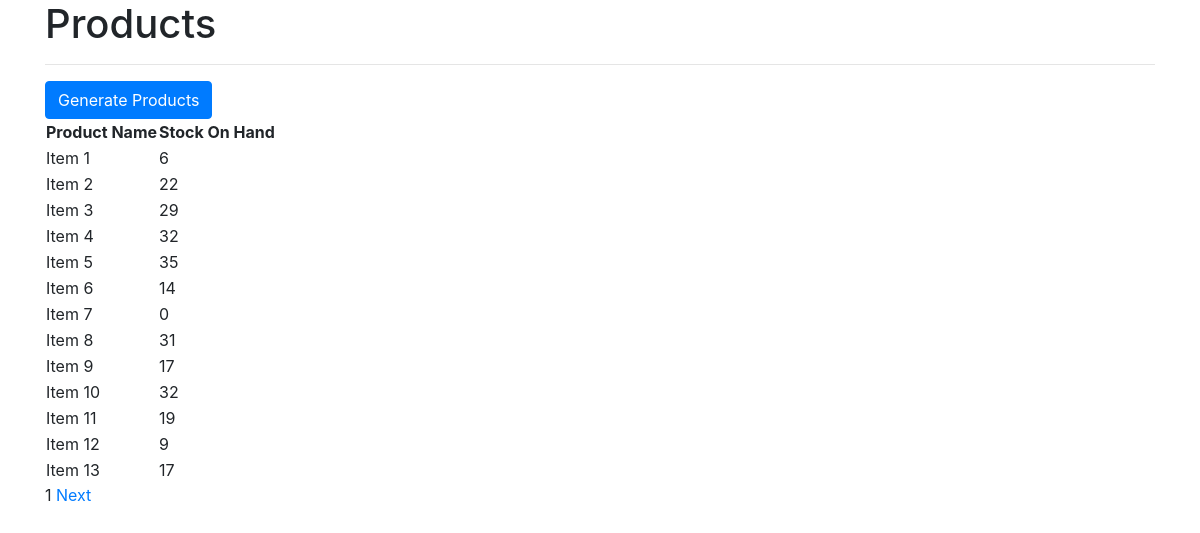
The app's page /generate_products/ with its own data.
### inventory/models.py (models this page shows, shortened)
class Products(models.Model):
    product_name = models.CharField(max_length=100)
    stock_on_hand  = models.IntegerField()

### inventory/views.py (the view)
# urls.py: path('generate_products/', views.generate_products, name='generate_products'),
def generate_products(request):
    if request.method == 'POST':
        for i in range(1, 51):
            product_name = f"Item {i}"
            stock_on_hand = random.randint(0, 50)
            product = Products.objects.create(product_name=product_name, stock_on_hand=stock_on_hand)
            product.save()
    products = Products.objects.all()
    paginator = Paginator(products, 13)
    page_number = request.GET.get('page')
    page_obj = paginator.get_page(page_number)
    return render(request, "inventory/generate_products.html", {"page_obj": page_obj})

### inventory/templates/inventory/generate_products.html (shortened to what this page needs)
<!doctype html>
<html lang="en">
  <head>
    <link rel="stylesheet" href="https://cdn.jsdelivr.net/npm/bootstrap@4.3.1/dist/css/bootstrap.min.css">
  </head>
  <body>
  <div class= "container">
      <h1> Products </h1>
    <hr>
    <form method="post" action="{% url 'generate_products' %}">
        <button class="btn btn-primary" type="submit">Generate Products</button>
        <table>
        <tr>
            <th>Product Name</th>
            <th>Stock On Hand</th>
        </tr>
        {% for product in page_obj %}
        <tr>
            <td>{{ product.product_name }}</td>
            <td>{{ product.stock_on_hand }}</td>
        </tr>
        {% endfor %}
    </table>
    </form>
         <div>
             <span>
                 <span>{{page_obj.number}}</span>
                {% if page_obj.has_next %}
                  <a href="?page={{page_obj.next_page_number}}">Next</a>
                {% endif %}
             </span>
         </div>
  </div>
  </body>
</html>

### records on screen
Products: product_name "Item 1", stock_on_hand "6"
Products: product_name "Item 2", stock_on_hand "22"
Products: product_name "Item 3", stock_on_hand "29"
Products: product_name "Item 4", stock_on_hand "32"
Products: product_name "Item 5", stock_on_hand "35"
Products: product_name "Item 6", stock_on_hand "14"
Products: product_name "Item 7", stock_on_hand "0"
Products: product_name "Item 8", stock_on_hand "31"
Products: product_name "Item 9", stock_on_hand "17"
Products: product_name "Item 10", stock_on_hand "32"
Products: product_name "Item 11", stock_on_hand "19"
Products: product_name "Item 12", stock_on_hand "9"
Products: product_name "Item 13", stock_on_hand "17"

### other values on screen
{{ page_obj.number }} "1"
